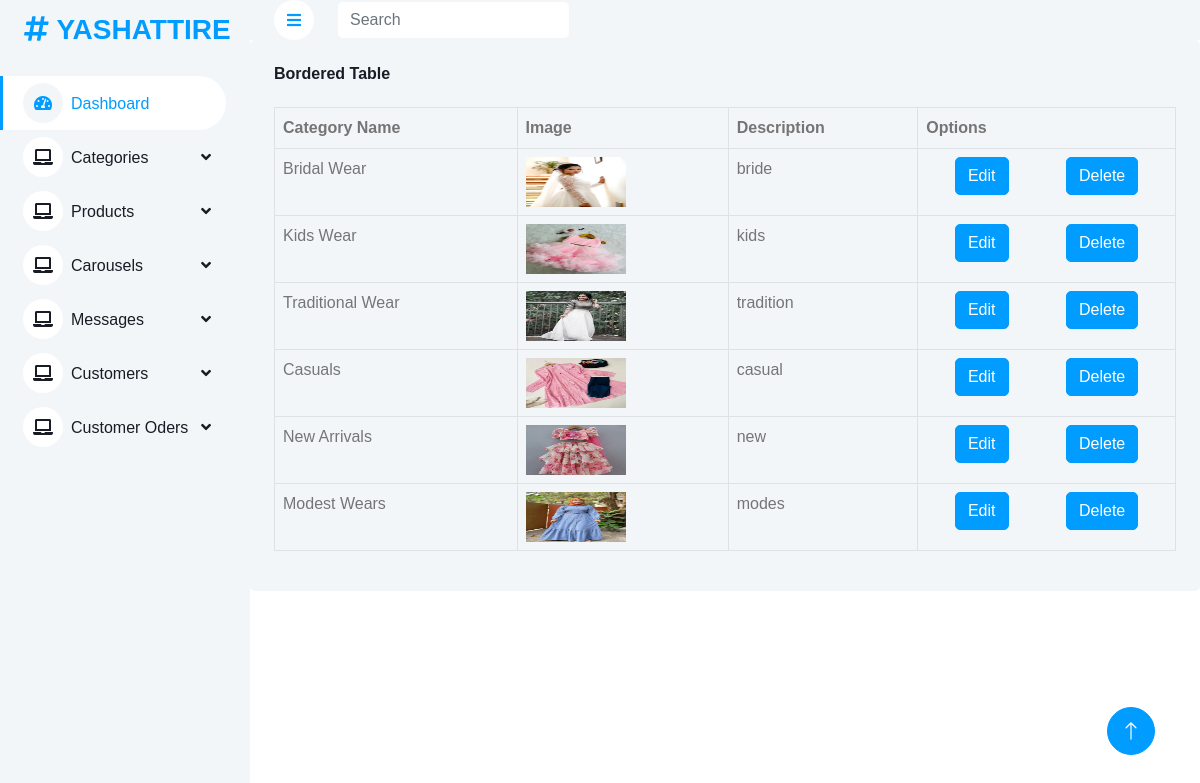
/MainApp/displaycategoy/, run on the app's committed database.
### MainApp/models.py (models this page shows)
class CategoryDb(models.Model):
    c_name=models.CharField(null=True,blank=True,max_length=50)
    c_image=models.ImageField(upload_to="c_image")
    Description=models.CharField(null=True, blank=True,max_length=200)

### MainApp/views.py (the view)
# urls.py: path('displaycategoy/',views.DisplayCategory,name="DisplayCategory"),
def DisplayCategory(request):
    c_data=CategoryDb.objects.all()
    return render(request, "Display_Category.html",{'c_data':c_data})

### MainApp/Templates/Display_Category.html (shortened to what this page needs)
<!DOCTYPE html>
{% extends 'Admin_homepage.html' %}
{% block content %}
<html lang="en">
<head>
</head>
<body>
    <div class="col-sm-12 col-xl-6" style="width: 100%;">
        <div class="bg-light rounded h-100 p-4">
            <h6 class="mb-4">Bordered Table</h6>
            <table class="table table-bordered">
                <thead>
                    <tr>
                        <th scope="col">Category Name</th>
                        <th scope="col">Image</th>
                        <th scope="col">Description</th>
                        <th>Options</th>
                    </tr>
                </thead>
                <tbody>
                    {% for i in c_data %}
                    <tr>
                        <td>{{i.c_name}}</td>
                        <td><img src="{{i.c_image.url}}" height="50px" width="100px"></td>
                        <td>{{i.Description}}</td>
                    <td>    <div style="display: flex; justify-content: space-around;">
                        <form action="{% url 'editcategory' dataid=i.id  %}">
                            <button type="submit" class="btn btn-primary mr-2">Edit</button>
                        </form>
                        <form action="{% url 'delete_category' dataid=i.id  %}">
                            <button type="submit" class="btn btn-primary mr-2">Delete</button>
                        </form></div>
                    </td>
                    </tr>
                    {% endfor %}
                </tbody>
            </table>
        </div>
    </div>
</body>
</html>
{% endblock %}

### MainApp/static/css/style.css (style rules this page uses)
:root { --primary: #009CFF; --light: #F3F6F9; --dark: #191C24; }
.btn { transition: .5s; }
.btn.btn-primary { color: #FFFFFF; }

### data on the page
CategoryDb: c_name "Bridal Wear", c_image (picture), Description "bride"
CategoryDb: c_name "Kids Wear", c_image (picture), Description "kids"
CategoryDb: c_name "Traditional Wear", c_image (picture), Description "tradition"
CategoryDb: c_name "Casuals", c_image (picture), Description "casual"
CategoryDb: c_name "New Arrivals", c_image (picture), Description "new"
CategoryDb: c_name "Modest Wears", c_image (picture), Description "modes"
